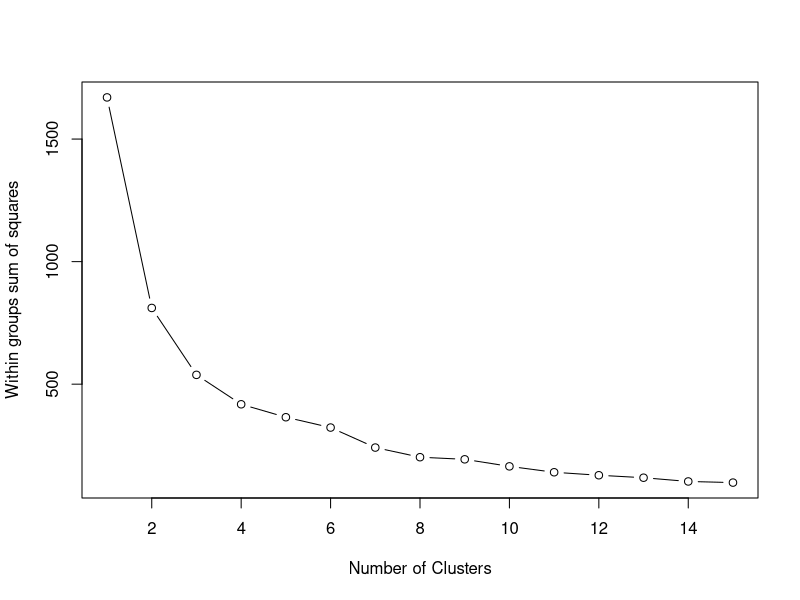
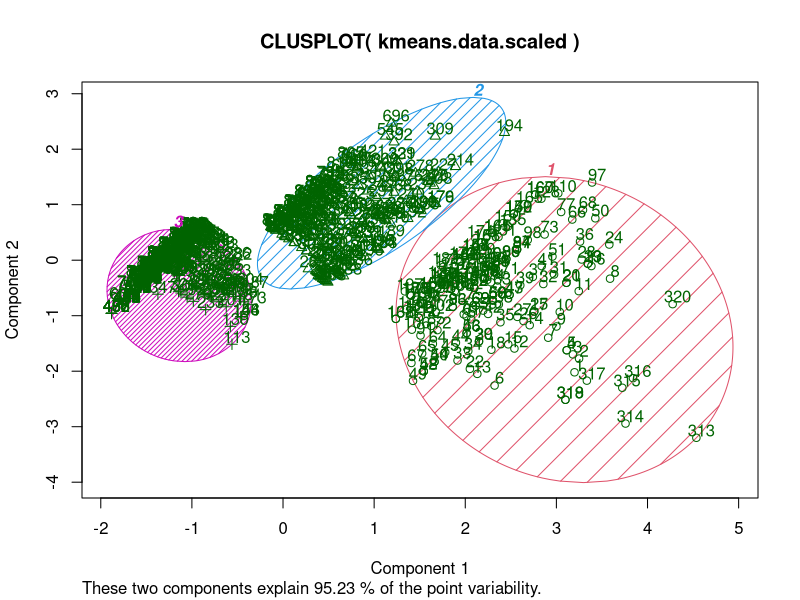
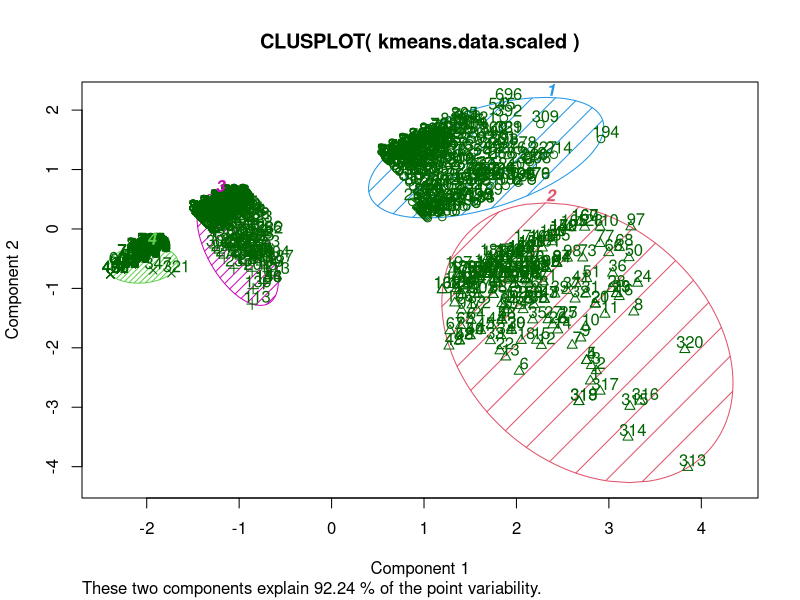
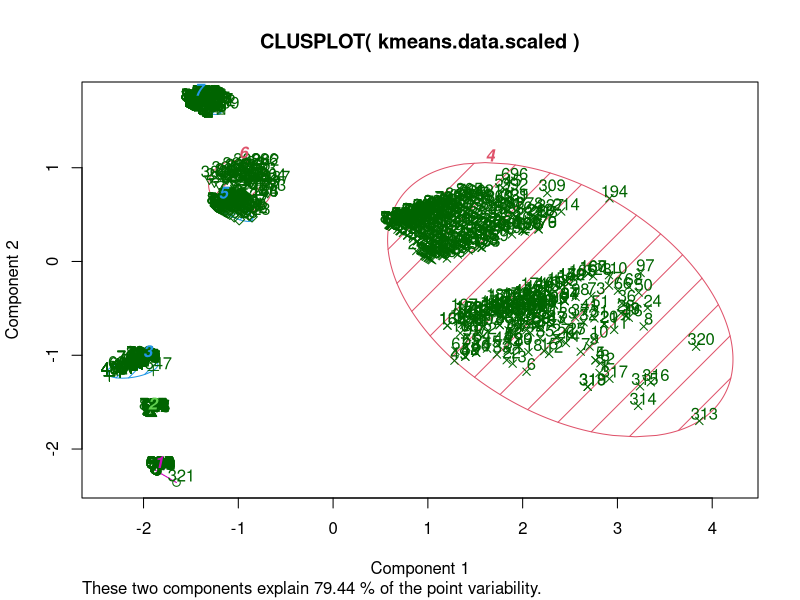
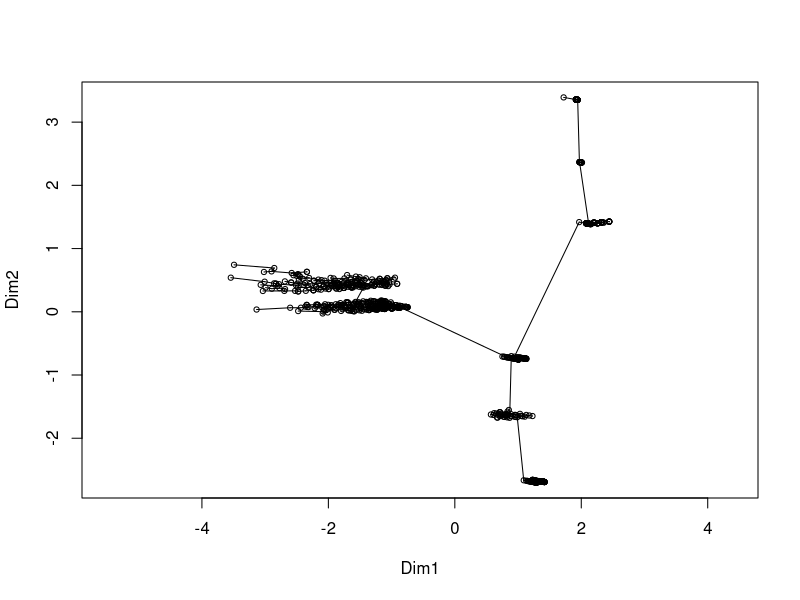
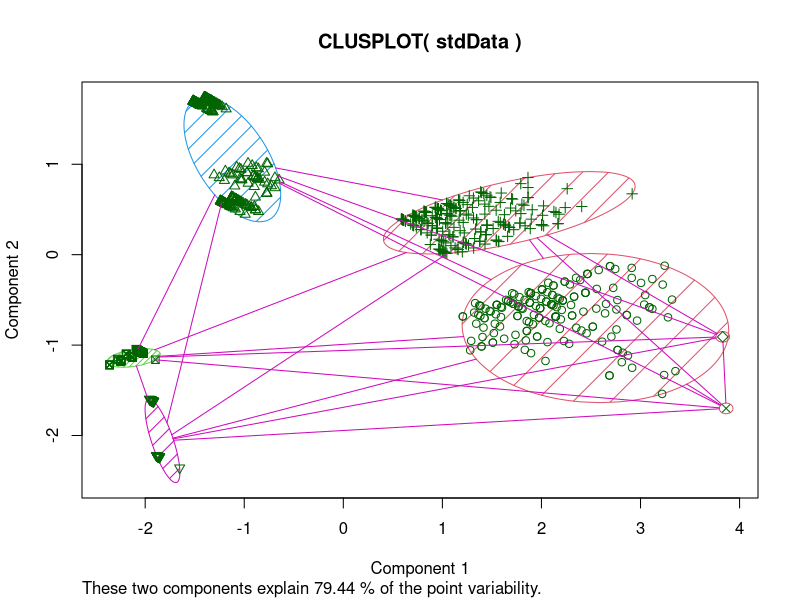
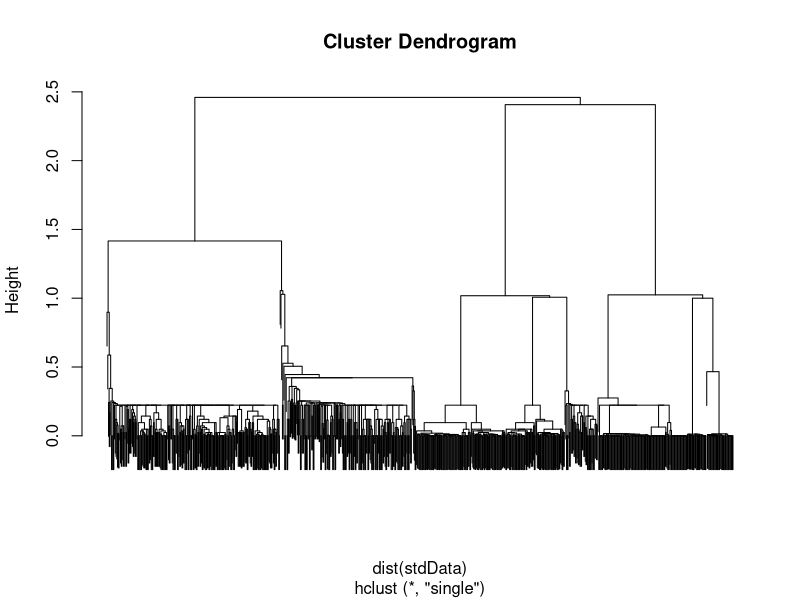
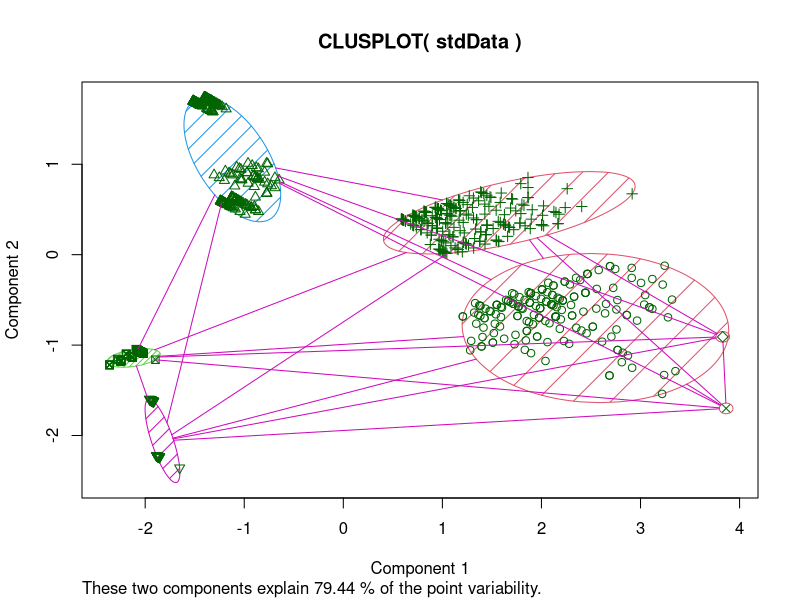

Write the R code that produced these figures, in order.
## ---- chunk 1
data = read.csv("data.csv", sep = ",")
library(vegan)
library(stats)
require(graphics)
## ---- chunk 2
wssplot <- function(data, nc=15, seed=1234){
               wss <- (nrow(data)-1)*sum(apply(data,2,var))
               for (i in 2:nc){
                    set.seed(seed)
                    wss[i] <- sum(kmeans(data, centers=i)$withinss)}
                plot(1:nc, wss, type="b", xlab="Number of Clusters",
                     ylab="Within groups sum of squares")}
## ---- chunk 3
kmeans.data <- data[4:6]
head(kmeans.data)
## ---- chunk 4
kmeans.data.scaled <- scale(kmeans.data[-1])
wssplot(kmeans.data.scaled)
## ---- chunk 5
# K-Means Cluster Analysis
fit3 <- kmeans(kmeans.data.scaled, 3)
# get cluster means 
aggregate(kmeans.data.scaled,by=list(fit3$cluster),FUN=mean)
# append cluster assignment
kmeans.data.scaled <- data.frame(kmeans.data.scaled, fit3$cluster)
## ---- chunk 6
# vary parameters for most readable graph
library(cluster) 
clusplot(kmeans.data.scaled, fit3$cluster, color=TRUE, shade=TRUE, labels=2, lines=0)

#Centroid Plot against 1st 2 discriminant functions

#library(fpc)
#plotcluster(kmeans.data, fit$cluster)
## ---- chunk 7
# K-Means Cluster Analysis
fit4 <- kmeans(kmeans.data.scaled, 4)
# get cluster means 
aggregate(kmeans.data.scaled,by=list(fit4$cluster),FUN=mean)
# append cluster assignment
kmeans.data.scaled <- data.frame(kmeans.data.scaled, fit4$cluster)
## ---- chunk 8
# vary parameters for most readable graph
clusplot(kmeans.data.scaled, fit4$cluster, color=TRUE, shade=TRUE, labels=2, lines=0)
## ---- chunk 9
# K-Means Cluster Analysis
fit7 <- kmeans(kmeans.data.scaled, 7)
# get cluster means 
aggregate(kmeans.data.scaled,by=list(fit7$cluster),FUN=mean)
# append cluster assignment
kmeans.data.scaled <- data.frame(kmeans.data.scaled, fit7$cluster)
## ---- chunk 10
# vary parameters for most readable graph
clusplot(kmeans.data.scaled, fit7$cluster, color=TRUE, shade=TRUE, labels=2, lines=0)
## ---- chunk 11
library(fpc)
d <- dist(kmeans.data.scaled)
cluster.stats(d, fit3$cluster, fit4$cluster)
## ---- chunk 12
stdData <- kmeans.data.scaled
dis <- dist(stdData) #dissimilarity data
tr <- spantree(dis, toolong = 0) #build an MST
plot(tr, cmdscale(dis)) #plot an MST
for(i in 1:6) #loop for finding 6 maximum edges in MST
{
  m <- which.max(tr$dist)
  tr$dist[m] <- NA
}
m <- which.max(tr$dist)
tres <- tr$dist[m] + 0.00001 #set a treshold
j <- distconnected(dis, toolong = tres) #find connected components in MST after deleting 6 edges
clusplot(stdData, j, color=TRUE, shade=TRUE) #plot clusters
## ---- chunk 13
hc <- hclust(dist(stdData), method = "single")
plot(hc, labels = FALSE)
memb <- cutree(hc, k = 7)
clusplot(stdData, memb, color=TRUE, shade=TRUE)
